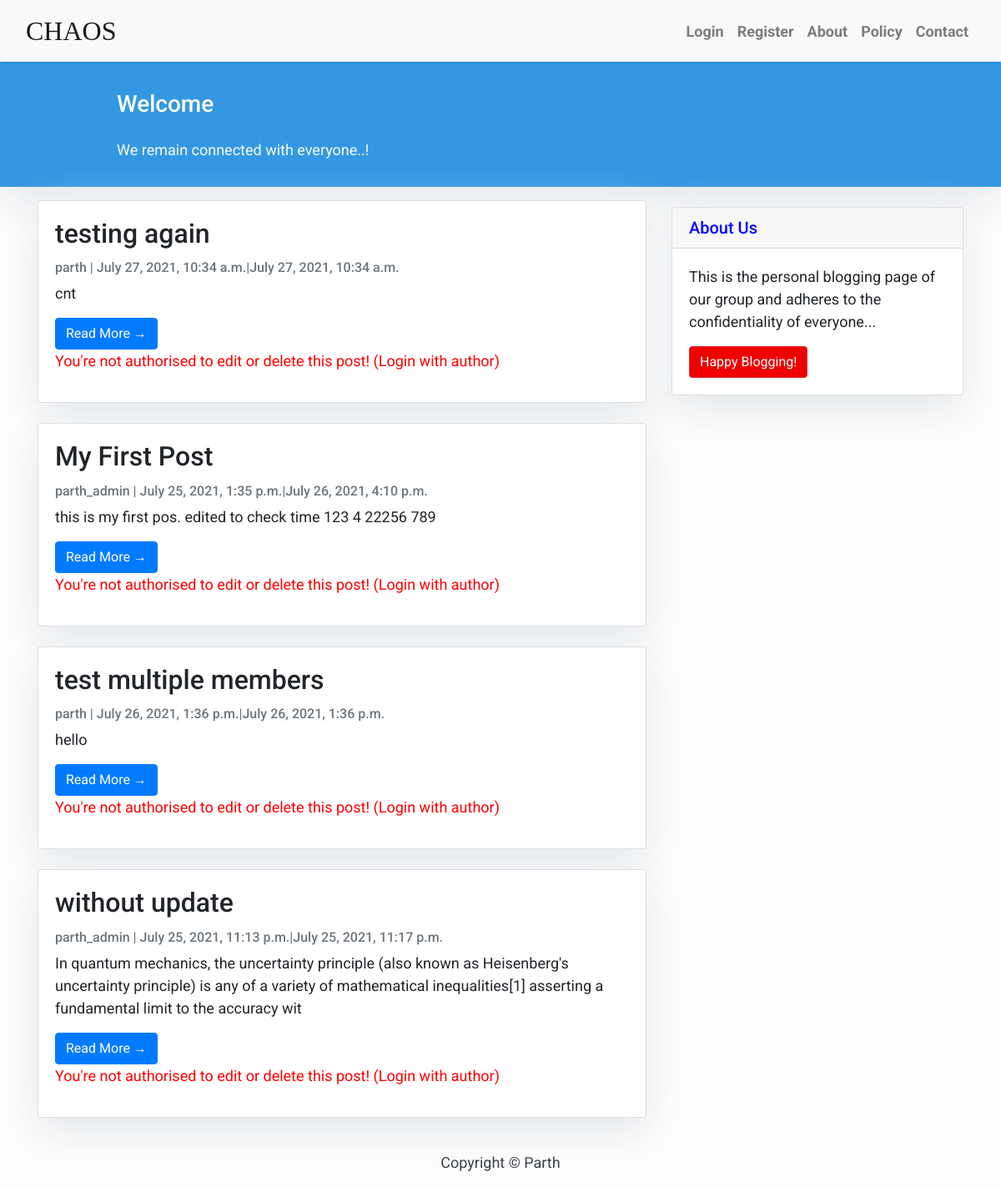
The page / on the database its author committed.
### blog/models.py (models this page shows, shortened)
class Post(models.Model):
    title = models.CharField(max_length=200, unique=True,blank=False)
    slug = models.SlugField(max_length=200, unique=True,blank=False)
    author = models.ForeignKey(User, on_delete= models.CASCADE,related_name='blog_posts',choices=None)
    updated_on = models.DateTimeField(auto_now= True)
    content = models.TextField()
    created_on = models.DateTimeField(auto_now_add=True)
    status = models.IntegerField(choices=STATUS, default=0)
    class Meta:
        ordering = ['-created_on']

### blog/views.py (the view)
# urls.py: path('', views.PostList.as_view(), name='home'),
class PostList(generic.ListView):
    queryset = Post.objects.filter(status=1).order_by('-updated_on')
    template_name = 'index.html'

### templates/index.html (shortened to what this page needs)
{% extends "base.html" %}
{% block content %}
<header class="masthead">
    <div class="container">
        <div class="row">
            <div class=" col-md-8 col-md-10 mx-auto">
                <div class="site-heading">
                    <h3 class=" site-heading my-4 mt-3 text-white"> Welcome </h3>
                    <p class="text-light">We remain connected with everyone..! &nbsp
                    </p>
                </div>
            </div>
        </div>
    </div>
</header>
<div class="container">
    <div class="row">
        <div class="col-md-8 mt-3 left">
            {% for post in post_list %}
            <div class="card mb-4">
                <div class="card-body">
                    <h2 class="card-title">{{ post.title }}</h2>
                    <p class="card-text text-muted h6">{{ post.author }} | {{ post.created_on}}|{{post.updated_on}} </p>
                    <p class="card-text">{{post.content|slice:":200" }}</p>
                    <a href="{% url 'post_detail' post.slug  %}" class="btn btn-primary">Read More &rarr;</a>
                    {% if user.is_authenticated %} {% if user.id == post.author.id %}
                    <a href="{% url 'edit_post' post.pk %}" class="btn btn-primary">Edit &rarr;</a>
                    <a href="{% url 'delete_post' post.pk %}" class="btn btn-primary">Delete &rarr;</a>
                    {% else %}
                    <p style="color: red;">You're not authorised to edit or delete this post! (Login with author) </p>
                    {% endif %}
                    {% else %}<p style="color: red;">You're not authorised to edit or delete this post! (Login with author)</p>
                    {% endif %}
                </div>
            </div>
            {% endfor %}
        </div>
        {% block sidebar %} {% include 'sidebar.html' %} {% endblock sidebar %}
    </div>
</div>
{%endblock%}

### templates/base.html (shortened to what this page needs)
<!DOCTYPE html>
<html>
    <head>
        <link rel="stylesheet" href="https://maxcdn.bootstrapcdn.com/bootstrap/4.0.0/css/bootstrap.min.css"
 />
    </head>
    <body>
        <nav class="navbar navbar-expand-lg navbar-light bg-light shadow" id="mainNav">
            <div class="container-fluid">
                <a class="navbar-brand" href="{% url 'home' %}" style="font-family:fantasy;font-size:xx-large;">CHAOS</a>
                <div class="collapse navbar-collapse" id="navbarResponsive">
                    <ul class="navbar-nav ml-auto">
                        {% if user.is_authenticated %}
                        <li class="nav-item text-black">
                            <a class="nav-link text-black font-weight-bold" href="{% url 'add_post' %}">Add Post</a>
                        </li>
                        <li class="nav-item text-black">
                            <a class="nav-link text-black font-weight-bold" href="{% url 'logout' %}">Logout</a>
                        </li>
                        <li class="nav-item text-black">
                            <a class="nav-link text-black font-weight-bold" href="#">UserName: {{user.username}}</a>
                        </li>
                        {% else %}
                        <li class="nav-item text-black">
                            <a class="nav-link text-black font-weight-bold" href="{% url 'login' %}">Login</a>
                        </li>
                        <li class="nav-item text-black">
                            <a class="nav-link text-black font-weight-bold" href="{% url 'register' %}">Register</a>
                        </li>
                        {% endif %}
                        <li class="nav-item text-black">
                            <a class="nav-link text-black font-weight-bold" href="#">About</a>
                        </li>
                        <li class="nav-item text-black">
                            <a class="nav-link text-black font-weight-bold" href="#">Policy</a>
                        </li>
                        <li class="nav-item text-black">
                            <a class="nav-link text-black font-weight-bold" href="#">Contact</a>
                        </li>
                    </ul>
                </div>
            </div>
        </nav>
        {% block content %}{% endblock content %}
        <footer class="py-3 bg-grey">
            <p class="m-0 text-dark text-center ">Copyright &copy; Parth</p>
        </footer>
    </body>
</html>

### templates/sidebar.html (shortened to what this page needs)
        {% block sidebar %}
<div class="col-md-4 float-right ">
<div class="card my-4">
        <h5 class="card-header" style="color:blue ;">About Us</h5>
    <div class="card-body">
        <p class="card-text"> This is the personal blogging page of our group and adheres to the confidentiality of everyone...</p>
        <a href=""
           class="btn btn-danger">Happy Blogging!</a>
    </div>
</div>
</div>
{% endblock sidebar %}

### templates/base.html (style rules this page uses)
body { font-family: "Roboto", sans-serif; font-size: 17px; background-color: #fdfdfd; }
.shadow { box-shadow: 0 4px 2px -2px rgba(0, 0, 0, 0.1); }
.btn-danger { color: #fff; background-color: #f00000; border-color: #dc281e; }
.masthead { background: #3398E1; height: auto; padding-bottom: 15px; box-shadow: 0 16px 48px #E3E7EB; padding-top: 10px; }

### templates/index.html (style rules this page uses)
body { font-family: "Roboto", sans-serif; font-size: 18px; background-color: #fdfdfd; }
.card { box-shadow: 0 16px 48px #E3E7EB; }

### templates/sidebar.html (style rules this page uses)
.card { box-shadow: 0 16px 48px #E3E7EB; }

### rows shown on the page
Post: title "testing again", author "parth", created_on "July 27, 2021, 10:34 a.m.", updated_on "July 27, 2021, 10:34 a.m.", content "cnt"
Post: title "My First Post", author "parth_admin", created_on "July 25, 2021, 1:35 p.m.", updated_on "July 26, 2021, 4:10 p.m.", content "this is my first pos. edited to check time 123 4 22256 789"
Post: title "test multiple members", author "parth", created_on "July 26, 2021, 1:36 p.m.", updated_on "July 26, 2021, 1:36 p.m.", content "hello"
Post: title "without update", author "parth_admin", created_on "July 25, 2021, 11:13 p.m.", updated_on "July 25, 2021, 11:17 p.m.", content "In quantum mechanics, the uncertainty principle (also known as Heisenberg's uncertainty principle) is any of a variety of mathematical inequalities[1] asserting a fundamental limit to the accuracy wit"
